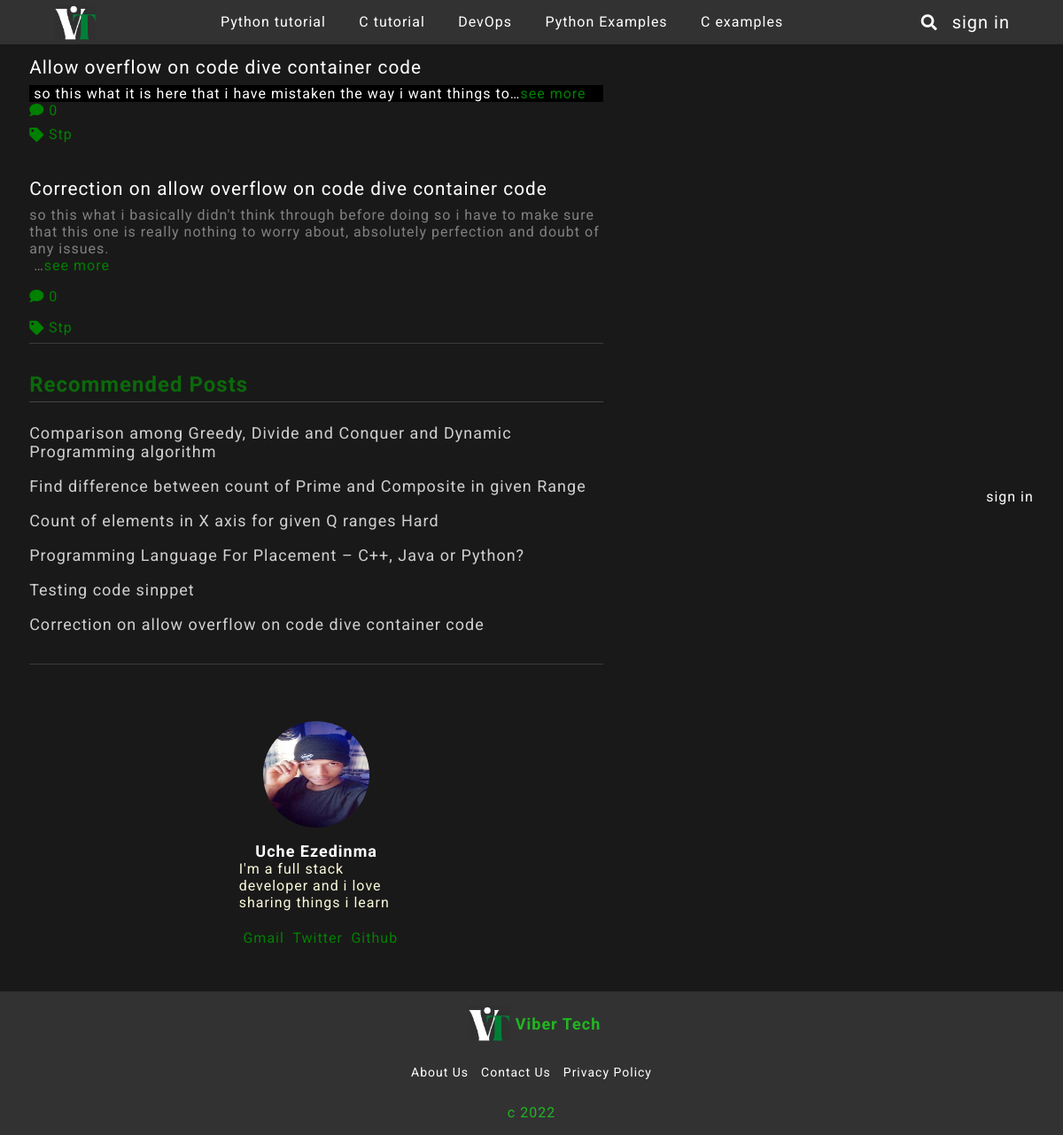
Screenshot of /?page=2 with the database file from the repository.
### blog/models.py (models this page shows, shortened)
class Section(models.Model):
    name = models.CharField(max_length=255)
    slug = AutoSlugField(populate_from= 'name',  unique=True, null=True)

class Post(models.Model):
    title = models.CharField(max_length = 500)
    body = RichTextUploadingField()
    author = models.ForeignKey(User, on_delete = models.CASCADE)
    likes = models.ManyToManyField(User, default=None,  related_name="like")
    updated = models.DateTimeField(auto_now = True)
    image = models.ImageField(upload_to = "media/img")
    created = models.DateTimeField(auto_now_add = True)
    status = models.IntegerField(choices=STATUS, default=0)
    category = models.ForeignKey(Section, on_delete=models.CASCADE, blank=True, null=True)
    recommend = models.BooleanField(default=False)
    tags = TaggableManager()
    def num_comments(self):
        return self.comment_set.all().count()
    def like(self, user):
        if user in self.likes.all():
          self.likes.remove(user)
        else:
          self.likes.add(user)
        self.save

### blog/views.py (the view)
# urls.py: path("", HomePage, name='home'),
def HomePage(request):
    posts = Post.objects.all()
    recommended = Post.objects.filter(recommend=True)
    paginator = Paginator(posts, 8)
    page = request.GET.get('page')
    posts = paginator.get_page(page)
    return render(request, "post/home.html", {'posts':posts, 'recommended':recommended})

### blog/templatetags/cat_menu.py (called while the page is built)
@register.simple_tag
def get_cats():
        return Section.objects.all()

@register.simple_tag
def get_3cats():
        return Section.objects.all()[:3]

### blog/templates/post/home.html (shortened to what this page needs)
{% extends 'base.html' %}
{% load socialaccount %}
{% load static %}
{% block content %}
<div class="posts-about">
	<div class="container">
	<div class="posts">
		{% for post in posts %}
		<div class="post-container">
			<div class="post-title"><a href="{% url 'content' post.id %}">{{post.title}}</a></div>
			<div class="post-body">{{post.body|safe|truncatechars:200}}<span class="color-green"><a href="{% url 'content' post.id %}">see more</a></span></div>
			<div class='action-btns'>
				<i class='fas'>&#xf075;</i> <span>{{post.num_comments}}</span>
			</div>
			<div class='tags'>
				<i class="fas fa-tag"></i>
				<div class="tag-names">
				{% for tag in post.tags.all %}
				<a href="{% url 'tagged' tag.slug %}">{{tag.name}}</a>
				{% endfor %}
			        </div>
			</div>
		</div>
		{% endfor %}
		<div class="related-post">
			<h3>Recommended Posts</h3>
			{% for post in recommended %}
			<a>{{post.title}}</a>
			{% endfor %}
		</div>
	</div>
	<div class="author-rcm">
		<div class="about-author">
			<img src="{% static '/img/vix.jpeg' %}">
			<div class="author">
				<p class="author-name">Uche Ezedinma</p>
				<p>I'm a full stack developer and i love sharing things i learn</p>
				<div class="social">
					<a href="">Gmail</a>
					<a href="">Twitter</a>
					<a href="">Github</a>
				</div>
			</div>
		</div>
	</div>
</div>
</div>
{% endblock content %}

### blog/templates/base.html (shortened to what this page needs)
{% load static %}
{% load socialaccount %}
{% load cat_menu %}
{% get_cats as categories %}
{% get_3cats as three_categories %}
<!DOCTYPE html>
<html>
<head>
	<link rel="stylesheet" href="{% static 'css/style.css' %}">
	<link rel="stylesheet" href="https://use.fontawesome.com/releases/v5.5.0/css/all.css"
>
	<link rel="stylesheet"
		href="https://maxst.icons8.com/vue-static/landings/line-awesome/line-awesome/1.3.0/css/line-awesome.min.css">
</head>
<body>
	<header>
		<div class="container">
			<div class="head-menu">
				<div class="head-icon">
					<a href="{% url 'home' %}"><img src="{% static '/img/Tc.png' %}"></a>
				</div>
				<div class="big-screen-nav">
					{% for cat in categories %}
					<a href="{% url 'section' cat.slug %}">{{cat.name}}</a>
					{% endfor %}
				</div>
				<div class="search-icon">
					<i class="fa fa-search search-btn" > </i>
                                        <div class="dsign">
					{% if user.is_authenticated %}
					<a href="{% url 'logout' %}"><span class="logout-btn">sign out</span></a>
					{% else %}
					<a><span class="login-btn">sign in</span></a>
					{% endif %}
				        </div>
				</div>
			</div>
		</div>
	</header>
	{% block content %}
	{% endblock %}
	<div class="rsign">
		<a><span class="login-btn">sign in</span></a>
	</div>
	<footer>
		<div class="footer-logo">
			<img src="{% static '/img/Tc.png' %}">
			<h2>Viber Tech</h2>
		</div>
		<div class="company">
			<div class="abt">
				<a href="">About Us</a>
				<a href="">Contact Us</a>
				<a href="">Privacy Policy</a>
			</div>
		</div>
		<p>c {% now "Y" %}</p>
	</footer>
</body>
</html>

### static/css/style.css (style rules this page uses)
body { background: rgb(26, 25, 25); color: #fff; position: relative; min-height: 100%; font-family: 'Roboto', sans-serif; letter-spacing: 1px; }
.container { width: 90%; }
* { padding: 0; margin: 0; }
header { width: 100%; display: flex; justify-content: center; align-items: center; position: fixed; background: #323233; top: 0; left: 0; z-index: 1; }
.head-menu { width: 100%; padding: 0.3em 0; display: flex; justify-content: space-between; align-items: center; margin: auto }
.big-screen-nav { display: flex; justify-content: space-between; align-items: center; width: 60%; }
.big-screen-nav a { color: #fff; margin-right: 0.8em; text-decoration: none; font-size: 1em; }
.head-icon { width: 15%; text-align: left; }
.head-icon img { width: 50px; height: 100%; object-fit: contain; }
.head-icon a { display: block; justify-content: flex-start; align-items: flex-start; float: left; width: 100%; height: 40px; color: rgb(33, 182, 33); text-decoration: none; }
.search-icon { display: flex; justify-content: flex-end; align-items: center; width: 20%; text-align: right; position: relative; }
.search-icon i { font-size: 18px; }
.search-icon a { text-decoration: none; font-size: 20px; margin-left: 0.8em; color: #fff; }
.posts-about { width: 100%; display: flex; justify-content: center; align-items: center; margin-top: 3em; margin-bottom: 8em; padding-bottom: 5em; }
.posts-about .container { display: flex; justify-content: space-between; align-items: flex-start; }
.posts { width: 60%; display: flex; flex-direction: column; align-items:center; justify-content: center; }
.post-container { width: 100%; display: flex; flex-direction: column; justify-content: flex-start; align-items: flex-start; border-bottom: 1px solid rgb(58, 58, 58); margin-top: 1em; }
.post-title { width: 100%; font-size: 1.3em; }
.post-title a { text-decoration: none; color: #fff; }
.post-body { width: 100%; color: grey; margin-bottom: 1em; margin-top: 0.5em; }
.color-green a { color: green; text-decoration: none; }
.action-btns { color: green; margin-bottom: 0.5em; }
.tags { display: flex; align-items: center; color: green; margin: 0.5em 0; }
.tag-names { display: flex; align-items: center; flex-wrap: wrap; }
.tags a { text-decoration: none; color: green; margin: 0 0.3em; }
.author-rcm { width: 27%; margin-top: 3em; }
.about-author { display: block; width: 100%; }
.about-author img { width: 120px; height: 120px; border-radius: 50%; display: flex; margin: 1em auto; }
.author { color: rgb(250, 250, 219); }
.author-name { text-align: center; font-weight: bold; font-size: 18px; color: #fff; }
.social { display: flex; margin-top: 1em; }
.social a { text-decoration: none; color: green; margin: 0.3em; }
.related-post { width: 100%; margin-top: 2em; margin-bottom: 1em; display: flex; flex-direction: column; justify-content: flex-start; align-items: flex-start; }
.related-post h3 { width: 100%; padding-bottom: 5px; margin-bottom: 1em; font-size: 1.5em; color:rgb(11, 105, 11); border-bottom: 1px solid rgb(68, 68, 68); }
.related-post a { margin-bottom: 1em; color:rgb(209, 207, 207); text-decoration: none; font-size: 18px; }
footer { width: 100%; background: #323233; text-align: center; color:rgb(33, 182, 33); padding: 1em 0; position: absolute; bottom: -8em; }
.footer-logo { display: flex; align-items: center; justify-content: center; }
.footer-logo img { width: 60px; height: 40px; object-fit: contain; }
.footer-logo h2 { font-size: 18px; }
footer p { margin-top: 1em; }
.company { width: 100%; display: flex; flex-direction: column; justify-content: center; align-items: center; margin-top: 1em; }
.abt { display: flex; margin: 0.7em 0; }
.abt a { text-decoration: none; color: #fff; margin: 0 0.5em; font-size: 14px; }

### rows the page displays
Section: name "Python tutorial"
Section: name "C tutorial"
Section: name "DevOps"
Section: name "Python Examples"
Section: name "C examples"
Post: title "Allow overflow on code dive container code", body "so this what it is here that i have mistaken the way i want things to…", num_comments "0"
Tag: name "Stp"
Post: title "Correction on allow overflow on code dive container code", body "so this what i basically didn't think through before doing so i have to make sure that this one is really nothing to worry about, absolutely perfection and doubt of any issues. …", num_comments "0"
Post: title "Comparison among Greedy, Divide and Conquer and Dynamic Programming algorithm"
Post: title "Find difference between count of Prime and Composite in given Range"
Post: title "Count of elements in X axis for given Q ranges Hard"
Post: title "Programming Language For Placement – C++, Java or Python?"
Post: title "Testing code sinppet"
